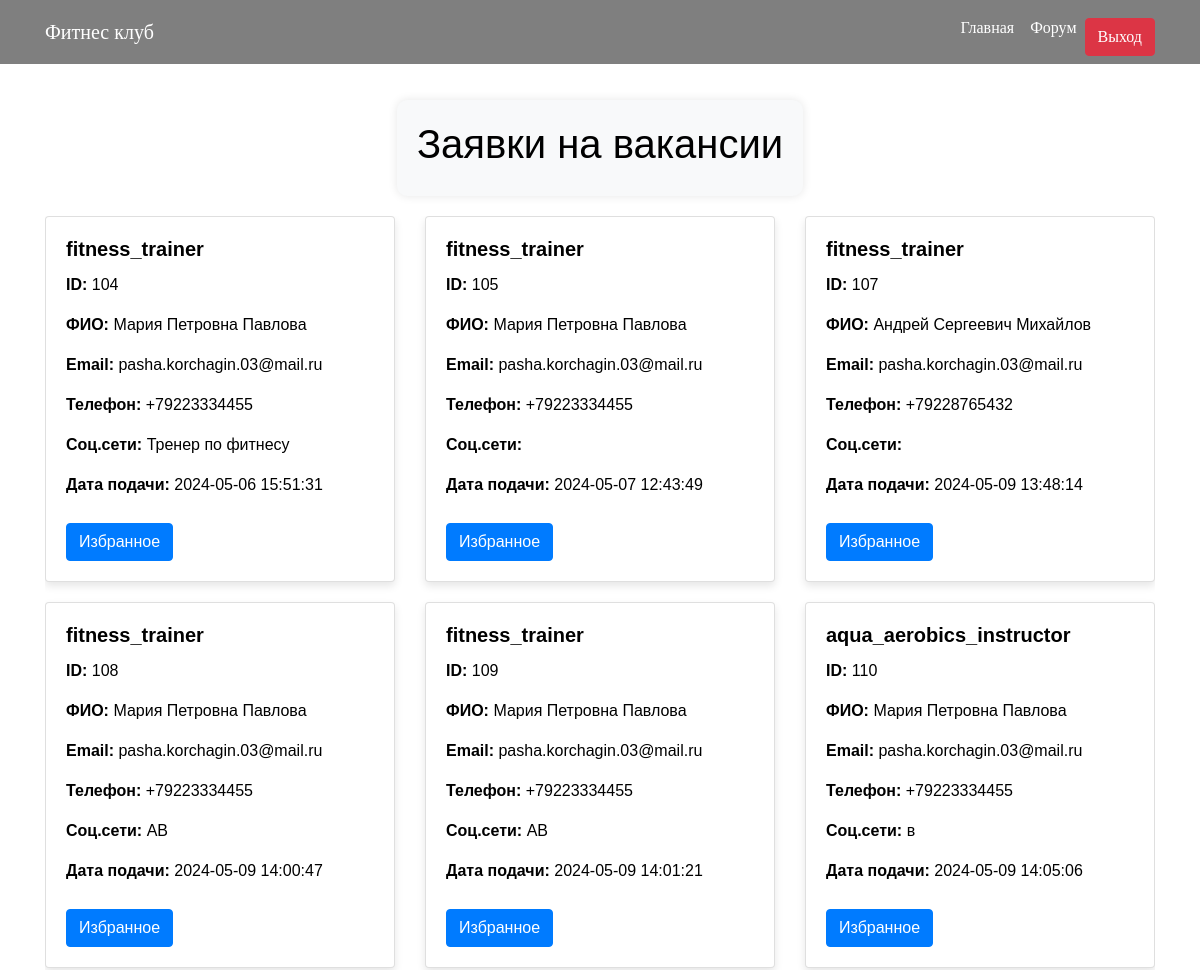
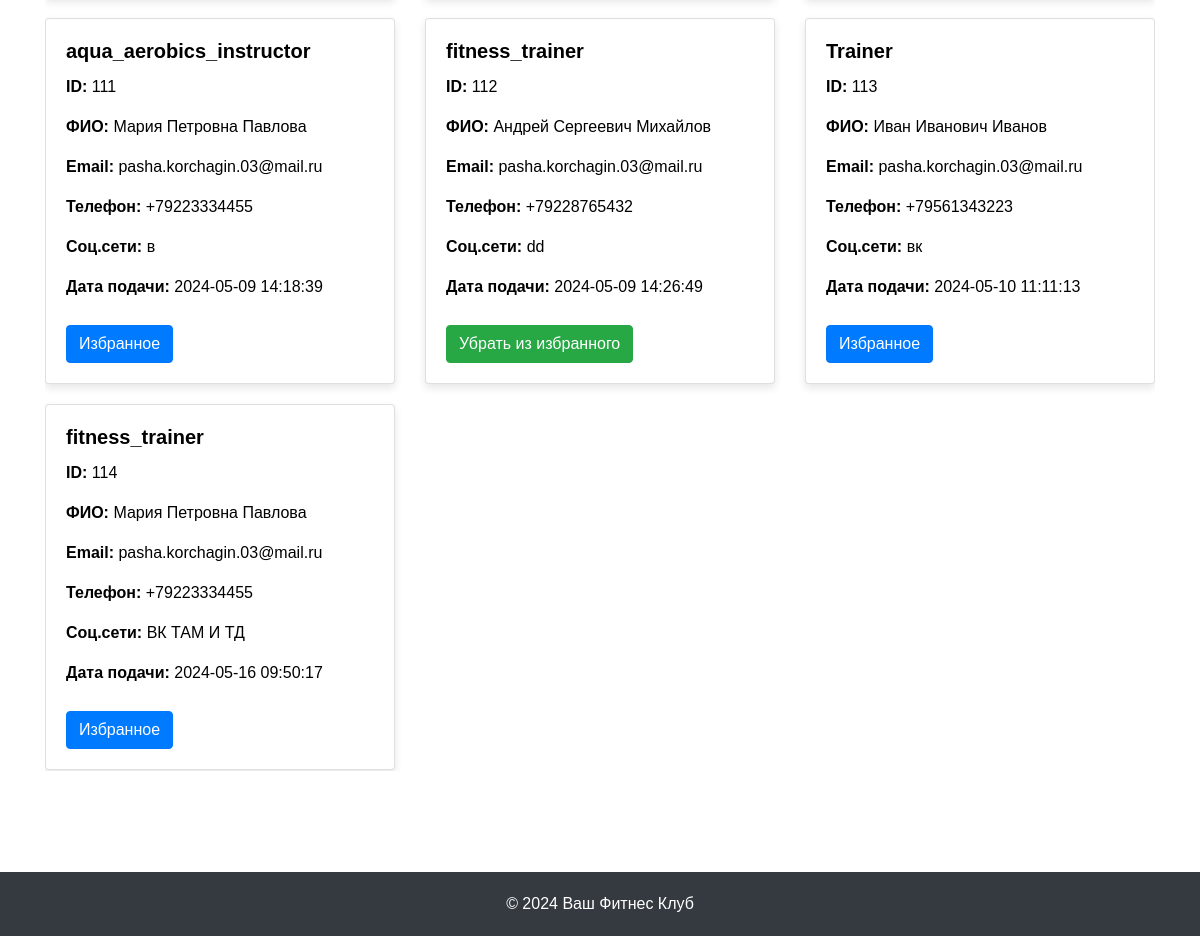
The app's page /admin_page.php with its own data (2 pictures, top to bottom).
### tables this page shows
CREATE TABLE `Applications` (
  `id` int NOT NULL,
  `vacancyTitle` varchar(255) NOT NULL,
  `fullName` varchar(255) NOT NULL,
  `email` varchar(255) NOT NULL,
  `phone` varchar(20) NOT NULL,
  `resume` text NOT NULL,
  `uploaded_file_id` int DEFAULT NULL,
  `applicationDate` timestamp NULL DEFAULT CURRENT_TIMESTAMP,
  `favorite` tinyint(1) DEFAULT '0'
);

### admin_page.php (the view, shortened to what this page needs)
<?php
$servername = "localhost";
$username = "root";
$password = "";
$dbname = "FitnessClub";
$conn = new mysqli($servername, $username, $password, $dbname);
$sql = "SELECT id, vacancyTitle, fullName, email, phone, resume, applicationDate, favorite FROM Applications";
$result = $conn->query($sql);
?>
<!DOCTYPE html>
<html lang="ru">
<head>
    <link href="https://stackpath.bootstrapcdn.com/bootstrap/4.5.2/css/bootstrap.min.css" rel="stylesheet">
</head>
<body>
    <nav class="navbar navbar-expand-md navbar-light fixed-top bg-transparent">
        <div class="container">
            <a class="navbar-brand" href="#">Фитнес клуб</a>
            <div class="collapse navbar-collapse" id="navbarNav">
                <ul class="navbar-nav ml-auto">
                    <li class="nav-item"><a class="nav-link" href="index.html">Главная</a></li>
                    <li class="nav-item"><a class="nav-link" href="admi_page.php">Форум</a></li>
                    <li class="nav-item">
                        <form method="post">
                            <button type="submit" class="btn btn-danger" name="logout">Выход</button>
                        </form>
                    </li>
                </ul>
            </div>
        </div>
    </nav>
    <div class="container mt-5">
        <div class="centered-cards">
            <div class="form-card">
                <h1 class="text-center">Заявки на вакансии</h1>
            </div>
        </div>
        <div class="scrollable">
            <div class="row">
                <?php
                if ($result->num_rows > 0) {
                    while($row = $result->fetch_assoc()) {
                        echo "<div class='col-md-4'>";
                        echo "<div class='card'>";
                        echo "<div class='card-body'>";
                        echo "<h5 class='card-title'>" . $row["vacancyTitle"] . "</h5>";
                        echo "<p class='card-text'><strong>ID:</strong> " . $row["id"] . "</p>";
                        echo "<p class='card-text'><strong>ФИО:</strong> " . $row["fullName"] . "</p>";
                        echo "<p class='card-text'><strong>Email:</strong> " . $row["email"] . "</p>";
                        echo "<p class='card-text'><strong>Телефон:</strong> " . $row["phone"] . "</p>";
                        echo "<p class='card-text'><strong>Соц.сети:</strong> " . $row["resume"] . "</p>";
                        echo "<p class='card-text'><strong>Дата подачи:</strong> " . $row["applicationDate"] . "</p>";
                        echo "<form method='post'>";
                        if ($row["favorite"] == 1) {
                            echo "<button type='submit' class='btn btn-success favoriteBtn' name='removeFavorite' value='" . $row["id"] . "'>Убрать из избранного</button>";
                        } else {
                            echo "<button type='submit' class='btn btn-primary favoriteBtn' name='favorite' value='" . $row["id"] . "'>Избранное</button>";
                        }
                        echo "</form>";
                        echo "</div>";
                        echo "</div>";
                        echo "</div>";
                    }
                } else {
                    echo "<p>Нет заявок на вакансии.</p>";
                }
                ?>
            </div>
        </div>
    </div>
    <footer class="footer">
        <div class="container">
            <span>© 2024 Ваш Фитнес Клуб</span>
        </div>
    </footer>
</body>
</html>

### admin_page.php (style rules this page uses)
body { background-image: url('да_out.jpg'); background-repeat: no-repeat; background-size: cover; color: black; font-family: Arial, sans-serif; overflow-x: hidden; }
.card { margin-bottom: 20px; box-shadow: 0 4px 8px rgba(0,0,0,0.1); cursor: pointer; transition: transform 0.2s; }
.card-body { padding: 20px; }
.card-title { font-size: 1.25rem; font-weight: bold; margin-bottom: 0.75rem; }
.card-text { font-size: 1rem; }
.btn { margin-top: 10px; }
.navbar { background-color: rgba(0, 0, 0, 0.5) !important; font-family: 'Butcherman', cursive; }
.navbar-brand { color: white !important; display: inline; }
.navbar-nav .nav-link { font-family: 'Butcherman', cursive; color: white !important; }
.footer { position: fixed; bottom: 0; width: 100%; background-color: #343a40; color: white; text-align: center; padding: 20px 0; }
.scrollable { max-height: 80vh; overflow-y: auto; margin-bottom: 50px; }
.centered-cards { display: flex; justify-content: center; align-items: center; flex-wrap: wrap; }
.form-card { max-width: 500px; margin: 0 auto; background-color: #f8f9fa; padding: 20px; border-radius: 10px; box-shadow: 0 0 10px rgba(0, 0, 0, 0.1); margin-bottom: 20px; }
.centered-cards { display: flex; justify-content: center; align-items: center; flex-wrap: wrap; margin-top: 100px; }

### records on screen
applications: vacancyTitle "fitness_trainer", id "104", fullName "Мария Петровна Павлова", email "pasha.korchagin.03@mail.ru", phone "+79223334455", resume "Тренер по фитнесу", applicationDate "2024-05-06 15:51:31"
applications: vacancyTitle "fitness_trainer", id "105", fullName "Мария Петровна Павлова", email "pasha.korchagin.03@mail.ru", phone "+79223334455", applicationDate "2024-05-07 12:43:49"
applications: vacancyTitle "fitness_trainer", id "107", fullName "Андрей Сергеевич Михайлов", email "pasha.korchagin.03@mail.ru", phone "+79228765432", applicationDate "2024-05-09 13:48:14"
applications: vacancyTitle "fitness_trainer", id "108", fullName "Мария Петровна Павлова", email "pasha.korchagin.03@mail.ru", phone "+79223334455", resume "АВ", applicationDate "2024-05-09 14:00:47"
applications: vacancyTitle "fitness_trainer", id "109", fullName "Мария Петровна Павлова", email "pasha.korchagin.03@mail.ru", phone "+79223334455", resume "АВ", applicationDate "2024-05-09 14:01:21"
applications: vacancyTitle "aqua_aerobics_instructor", id "110", fullName "Мария Петровна Павлова", email "pasha.korchagin.03@mail.ru", phone "+79223334455", resume "в", applicationDate "2024-05-09 14:05:06"
applications: vacancyTitle "aqua_aerobics_instructor", id "111", fullName "Мария Петровна Павлова", email "pasha.korchagin.03@mail.ru", phone "+79223334455", resume "в", applicationDate "2024-05-09 14:18:39"
applications: vacancyTitle "fitness_trainer", id "112", fullName "Андрей Сергеевич Михайлов", email "pasha.korchagin.03@mail.ru", phone "+79228765432", resume "dd", applicationDate "2024-05-09 14:26:49"
applications: vacancyTitle "Trainer", id "113", fullName "Иван Иванович Иванов", email "pasha.korchagin.03@mail.ru", phone "+79561343223", resume "вк", applicationDate "2024-05-10 11:11:13"
applications: vacancyTitle "fitness_trainer", id "114", fullName "Мария Петровна Павлова", email "pasha.korchagin.03@mail.ru", phone "+79223334455", resume "ВК ТАМ И ТД", applicationDate "2024-05-16 09:50:17"
